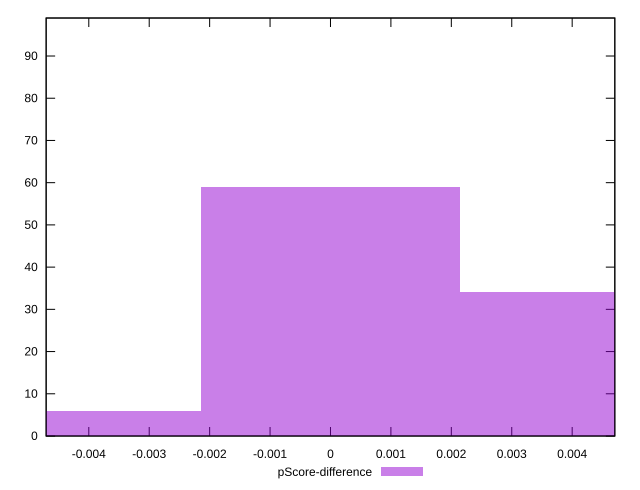

Here is the gnuplot script that generated this plot:
reset

$pScoreDifference <<EOF
0 59
-0.0043010513548851085 6
0.0043010513548851085 34
EOF

set key outside below
set boxwidth 0.0043010513548851085
set xrange [-0.004705882352941171:0.004705882352941171]
set yrange [0:99]
set trange [0:99]
set style fill transparent solid 0.5 noborder
set terminal svg size 640, 490 enhanced background rgb 'white'
set output "report/report_00029_2021-02-24T13-36-40.390Z/unused-javascript/samples/card/pScore-difference/histogram.svg"

plot $pScoreDifference title "pScore-difference" with boxes

reset
